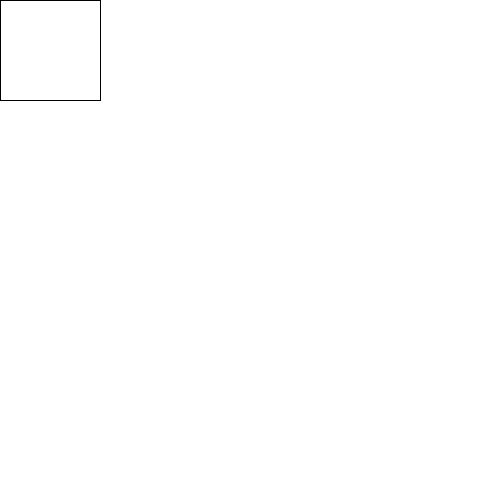
Frame 1 (no input)
Frame 60 (the mouse pressed at the canvas centre just before this capture): identical to frame 1, image omitted
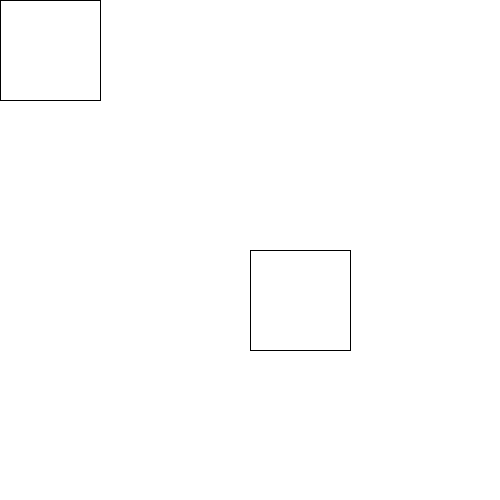
Frame 120 (the mouse held since frame 60 and released just before this capture)

The Processing sketch that drew these frames (run headless with seeded random() and noise(); from frame 60 on, the mouse is pressed at the canvas centre):

// Processing sketch: challange03_1
// ── challange03_1.pde
float r =100;

void setup() {
  size(500, 500);
  background(255);
}
void draw() {
  rect(mouseX, mouseY, r, r);
}
